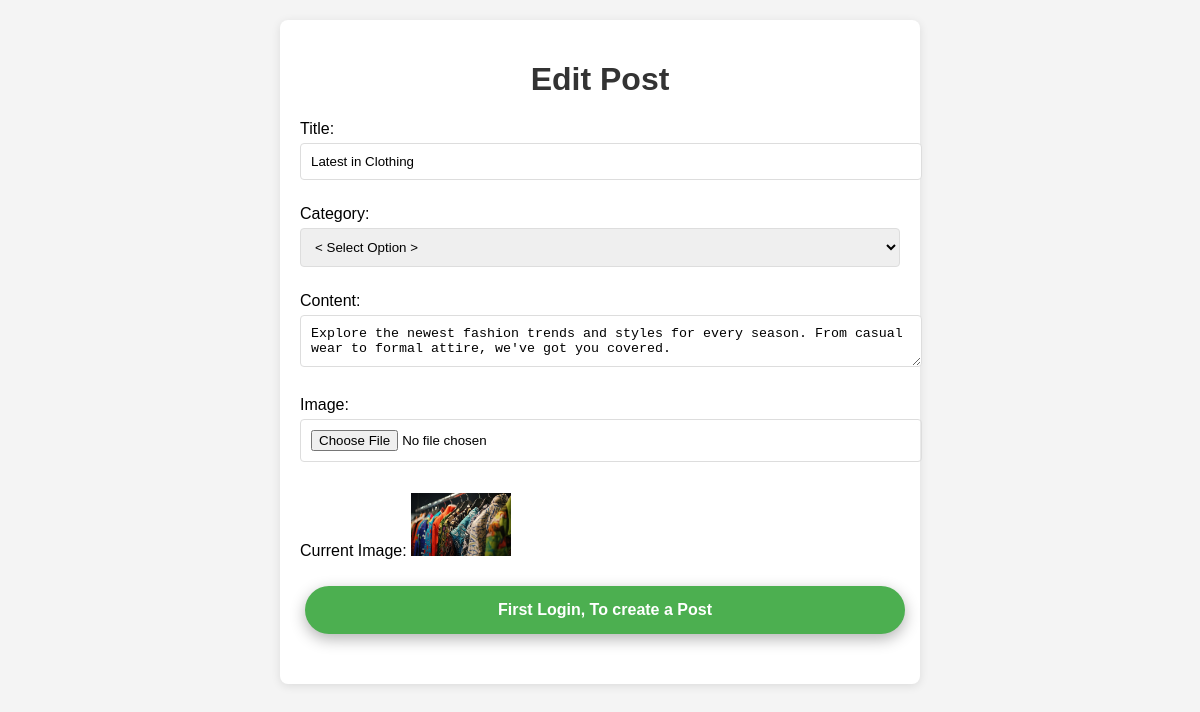
The app's page /addpost.php?eid=3 with its own data.
### tables this page shows
CREATE TABLE `blogs` (
  `id` int(11) NOT NULL,
  `username` varchar(255) NOT NULL,
  `title` varchar(255) NOT NULL,
  `category` varchar(100) NOT NULL,
  `images` varchar(255) NOT NULL,
  `content` text NOT NULL,
  `status` int(11) NOT NULL
);

### classes/addpost.class.php (called while the page is built, shortened)
<?php
class AddPost
{
    private $connect;
    public function __construct($dbConnection)
    {
        $this->connect = $dbConnection;
    }
    public function getPostById($postId)
    {
        $stmt = $this->connect->prepare("SELECT title, category, content, images FROM blogs WHERE id = ?");
        $stmt->execute([$postId]);
        return $stmt->fetch(PDO::FETCH_ASSOC);
    }
}
?>

### addpost.php (the view, shortened to what this page needs)
<?php
    include("common/connection2.php");
    include("classes/addpost.class.php");
    $title = "";
    $content = "";
    $image = "";
    if (isset($_GET['eid']))
    {
        $postId = $_GET['eid'];
        $addPost = new AddPost($pdo);
        $post = $addPost->getPostById($postId);
        if ($post)
        {
            $title = $post['title'];
            $content = $post['content'];
            $image = $post['images'];
        }
        else
        {
            echo "Post not found!";
            exit();
        }
    }
?>
<!DOCTYPE html>
<html lang="en">
<head>
    <link rel="stylesheet" href="css/post.css?v=1.1">
</head>
<body>
    <div class="form-container" >
        <h1><?php echo isset($postId) ? "Edit Post" : "Add New Post"; ?></h1>
        <form id="addPostForm" action="process_post.php" method="POST" enctype="multipart/form-data">
            <div>
                <label for="title">Title:</label>
                <input type="text" id="title" name="title" value="<?php echo htmlspecialchars($title); ?>" required>
            </div>
            <div>
                <label for="category">Category:</label>
                <select id="category" name="category" required>
                    <option value=""> &lt; Select Option &gt; </option>
                </select>
            </div>
            <div>
                <label for="content">Content:</label>
                <textarea id="content" name="content"><?php echo htmlspecialchars($content); ?></textarea>
            </div>
            <div>
                <label for="image">Image:</label>
                <input type="file" id="image" name="image" accept="image/*" <?php echo isset($image) ? '' : 'required'; ?>>
                <?php if ($image): ?>
                    <p>Current Image: <img src="<?php echo htmlspecialchars($image); ?>" alt="Current Post Image" style="max-width: 100px;"></p>
                <?php endif; ?>
            </div>
            <div>
                <?php if(!empty($_SESSION['user'])): ?>
                    <button type="submit" name="add"><?php echo isset($postId) ? "Update Post" : "Add Post"; ?></button>
                <?php else: ?>
                    <a href="login.php"><input type="button" class="login-redirect" value="First Login, To create a Post"></a>
                <?php endif; ?>
            </div>
        </form>
    </div>
</body>
</html>

### css/post.css (style rules this page uses)
body { font-family: Arial, sans-serif; margin: 20px; background-color: #f4f4f4; }
.form-container { background-color: #fff; border-radius: 8px; box-shadow: 0 2px 10px rgba(0, 0, 0, 0.1); padding: 20px; max-width: 600px; margin: auto; }
h1 { color: #333; text-align: center; }
form { margin: 20px 0; }
label { display: block; margin: 10px 0 5px; }
input, select, textarea { width: 100%; padding: 10px; margin-bottom: 15px; border: 1px solid #ddd; border-radius: 4px; }

### addpost.php (style rules this page uses)
.login-redirect { background-color: #4CAF50; border: none; color: white; padding: 15px 30px; text-align: center; text-decoration: none; display: inline-block; font-size: 16px; font-weight: bold; margin: 10px 5px; cursor: pointer; border-radius: 50px; box-shadow: 0 5px 15px rgba(0, 0, 0, 0.3); transition: all 0.3s ease; }

### records on screen
blogs: title "Latest in Clothing", content "Explore the newest fashion trends and styles for every season. From casual wear to formal attire, we've got you covered.", images (picture)
